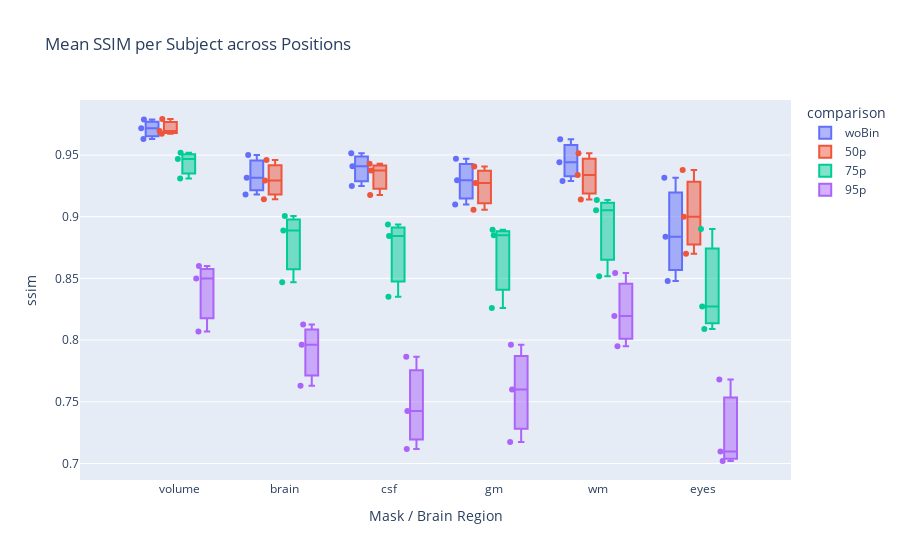

Source (notebook cell):
### Markdown cell above
Boxplot mean

### Code cell
import pandas as pd
import plotly.express as px

# === Load combined SSIM data ===
df_all = pd.read_csv("ssim_all_combined.csv")

# --- Disentangle brain tissues ---
df_all['mask_region'] = df_all.apply(
    lambda row: f"{row['mask']}_{row['region']}" if row['mask'] == "brain" else row['mask'],
    axis=1
)

# === Compute mean SSIM per subject across positions ===
df_mean = df_all.groupby(
    ["subject", "mask_region", "comparison"], as_index=False
)["ssim"].mean()

# --- Map to simplified mask region names for ordering ---
map_simple = {
    "volume": "volume",
    "brain_Brain": "brain",
    "brain_CSF": "csf",
    "brain_GM": "gm",
    "brain_WM": "wm",
    "eyes": "eyes"
}
df_mean['mask_region_simple'] = df_mean['mask_region'].map(map_simple).fillna(df_mean['mask_region'])

# Ensure categorical ordering: volume, brain, csf, gm, wm, eyes
category_order = ["volume", "brain", "csf", "gm", "wm", "eyes"]
df_mean['mask_region_simple'] = pd.Categorical(df_mean['mask_region_simple'],
                                              categories=category_order,
                                              ordered=True)

# === Boxplot of averaged SSIM per subject ===
fig_avg = px.box(
    df_mean,
    x="mask_region_simple",
    y="ssim",
    color="comparison",
    points="all",
    title="Mean SSIM per Subject across Positions",
    category_orders={
        "mask_region_simple": category_order,
        "comparison": ["woBin", "50p", "75p", "95p"]
    },
    labels={"mask_region_simple": "Mask / Brain Region"}
)
fig_avg.update_layout(boxmode="group")
fig_avg.show()

### Figure 1 — Plotly figure (JSON) as saved in the notebook; plotly's stock layout.template omitted (floating-point values rounded to 4 significant figures)
{"data": [{"alignmentgroup": "True", "boxpoints": "all", "hovertemplate": "comparison=woBin<br>Mask / Brain Region=%{x}<br>ssim=%{y}<extra></extra>", "legendgroup": "woBin", "marker": {"color": "#636efa"}, "name": "woBin", "notched": false, "offsetgroup": "woBin", "orientation": "v", "showlegend": true, "type": "box", "x": ["brain", "csf", "gm", "wm", "eyes", "volume", "brain", "csf", "gm", "wm", "eyes", "volume", "brain", "csf", "gm", "wm", "eyes", "volume"], "x0": " ", "xaxis": "x", "y": [0.9316, 0.9408, 0.9296, 0.9442, 0.8479, 0.963, 0.9181, 0.9248, 0.9098, 0.929, 0.8837, 0.9718, 0.9501, 0.9515, 0.947, 0.9628, 0.9315, 0.9788], "y0": " ", "yaxis": "y"}, {"alignmentgroup": "True", "boxpoints": "all", "hovertemplate": "comparison=50p<br>Mask / Brain Region=%{x}<br>ssim=%{y}<extra></extra>", "legendgroup": "50p", "marker": {"color": "#EF553B"}, "name": "50p", "notched": false, "offsetgroup": "50p", "orientation": "v", "showlegend": true, "type": "box", "x": ["brain", "csf", "gm", "wm", "eyes", "volume", "brain", "csf", "gm", "wm", "eyes", "volume", "brain", "csf", "gm", "wm", "eyes", "volume"], "x0": " ", "xaxis": "x", "y": [0.9293, 0.9375, 0.9273, 0.9339, 0.87, 0.9673, 0.9143, 0.9177, 0.9056, 0.9139, 0.8999, 0.9694, 0.9459, 0.943, 0.9407, 0.9515, 0.9379, 0.9792], "y0": " ", "yaxis": "y"}, {"alignmentgroup": "True", "boxpoints": "all", "hovertemplate": "comparison=75p<br>Mask / Brain Region=%{x}<br>ssim=%{y}<extra></extra>", "legendgroup": "75p", "marker": {"color": "#00cc96"}, "name": "75p", "notched": false, "offsetgroup": "75p", "orientation": "v", "showlegend": true, "type": "box", "x": ["brain", "csf", "gm", "wm", "eyes", "volume", "brain", "csf", "gm", "wm", "eyes", "volume", "brain", "csf", "gm", "wm", "eyes", "volume"], "x0": " ", "xaxis": "x", "y": [0.8888, 0.8936, 0.885, 0.9053, 0.8091, 0.9468, 0.8469, 0.8351, 0.826, 0.8516, 0.8272, 0.9311, 0.9006, 0.8845, 0.8894, 0.9135, 0.89, 0.9519], "y0": " ", "yaxis": "y"}, {"alignmentgroup": "True", "boxpoints": "all", "hovertemplate": "comparison=95p<br>Mask / Brain Region=%{x}<br>ssim=%{y}<extra></extra>", "legendgroup": "95p", "marker": {"color": "#ab63fa"}, "name": "95p", "notched": false, "offsetgroup": "95p", "orientation": "v", "showlegend": true, "type": "box", "x": ["brain", "csf", "gm", "wm", "eyes", "volume", "brain", "csf", "gm", "wm", "eyes", "volume", "brain", "csf", "gm", "wm", "eyes", "volume"], "x0": " ", "xaxis": "x", "y": [0.8127, 0.7865, 0.7961, 0.8544, 0.7096, 0.8601, 0.7629, 0.7117, 0.7174, 0.7949, 0.702, 0.807, 0.7963, 0.7424, 0.7599, 0.8195, 0.768, 0.8499], "y0": " ", "yaxis": "y"}], "layout": {"boxmode": "group", "legend": {"title": {"text": "comparison"}, "tracegroupgap": 0}, "title": {"text": "Mean SSIM per Subject across Positions"}, "xaxis": {"anchor": "y", "categoryarray": ["volume", "brain", "csf", "gm", "wm", "eyes"], "categoryorder": "array", "domain": [0, 1], "title": {"text": "Mask / Brain Region"}}, "yaxis": {"anchor": "x", "domain": [0, 1], "title": {"text": "ssim"}}}}
